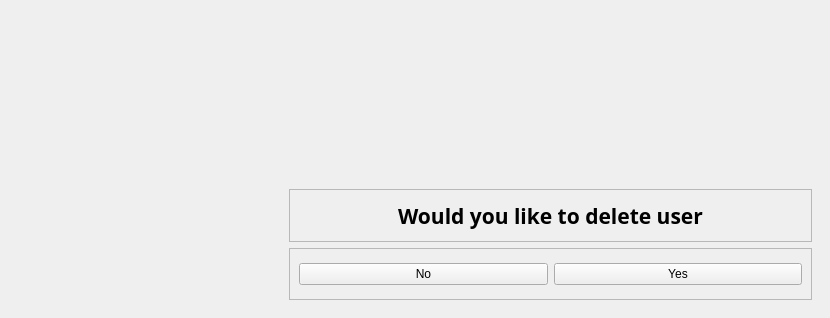
              <widget class="QWidget" name="usersTab4">
               <attribute name="title">
                <string>Supprimer</string>
               </attribute>
               <widget class="QFrame" name="frame_9">
                <property name="geometry">
                 <rect>
                  <x>280</x>
                  <y>180</y>
                  <width>541</width>
                  <height>129</height>
                 </rect>
                </property>
                <property name="minimumSize">
                 <size>
                  <width>500</width>
                  <height>120</height>
                 </size>
                </property>
                <layout class="QVBoxLayout" name="verticalLayout_18">
                 <item>
                  <widget class="QFrame" name="frame_10">
                   <property name="frameShape">
                    <enum>QFrame::StyledPanel</enum>
                   </property>
                   <property name="frameShadow">
                    <enum>QFrame::Raised</enum>
                   </property>
                   <layout class="QHBoxLayout" name="horizontalLayout_10">
                    <item>
                     <widget class="QLabel" name="label_7">
                      <property name="minimumSize">
                       <size>
                        <width>500</width>
                        <height>0</height>
                       </size>
                      </property>
                      <property name="font">
                       <font>
                        <family>Noto Sans</family>
                        <pointsize>16</pointsize>
                        <weight>75</weight>
                        <bold>true</bold>
                       </font>
                      </property>
                      <property name="text">
                       <string>Would you like to delete user</string>
                      </property>
                      <property name="alignment">
                       <set>Qt::AlignCenter</set>
                      </property>
                     </widget>
                    </item>
                   </layout>
                  </widget>
                 </item>
                 <item>
                  <widget class="QFrame" name="frame_13">
                   <property name="frameShape">
                    <enum>QFrame::StyledPanel</enum>
                   </property>
                   <property name="frameShadow">
                    <enum>QFrame::Raised</enum>
                   </property>
                   <layout class="QHBoxLayout" name="horizontalLayout_11">
                    <item>
                     <widget class="QPushButton" name="deleteUserBtnNo">
                      <property name="cursor">
                       <cursorShape>PointingHandCursor</cursorShape>
                      </property>
                      <property name="text">
                       <string>No</string>
                      </property>
                     </widget>
                    </item>
                    <item>
                     <widget class="QPushButton" name="deleteUserBtnYes">
                      <property name="cursor">
                       <cursorShape>PointingHandCursor</cursorShape>
                      </property>
                      <property name="text">
                       <string>Yes</string>
                      </property>
                     </widget>
                    </item>
                   </layout>
                  </widget>
                 </item>
                </layout>
               </widget>
              </widget>
